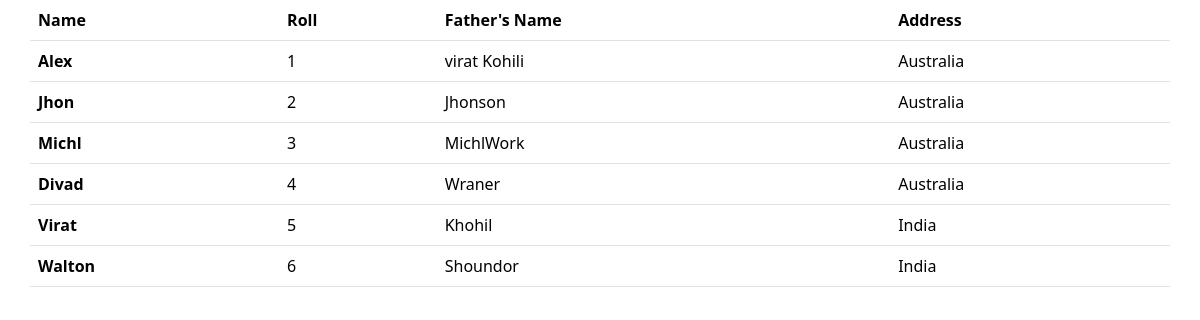
The page / on the database its author committed.
### first_app/models.py (models this page shows, shortened)
class Student(models.Model):
    name = models.CharField(max_length=20)
    roll = models.IntegerField()
    father_name = models.TextField()
    address = models.TextField()

### first_app/views.py (the view)
# urls.py: path('', views.home),
def home(res):
    student = models.Student.objects.all()
    return render(res,'home.html',{'data':student})

### first_app/templates/home.html (shortened to what this page needs)
<!doctype html>
<html lang="en">
<head>
    <link href="https://cdn.jsdelivr.net/npm/bootstrap@5.3.2/dist/css/bootstrap.min.css" rel="stylesheet"
>
</head>
<body>
    {% if data %}
    <table class="table container m-auto">
        <thead>
            <tr>
                <th scope="col">Name</th>
                <th scope="col">Roll</th>
                <th scope="col">Father's Name </th>
                <th scope="col">Address</th>
            </tr>
        </thead>
        <tbody>
            {% for st in data %}
            <tr>
                <th scope="row">{{st.name}}</th>
                <td>{{st.roll}}</td>
                <td>{{st.father_name}}</td>
                <td>{{st.address}}</td>
            </tr>
            {% endfor %}
        </tbody>
    </table>
    {% else %}
    <h1>No data available to show </h1>
    {% endif %}
</body>
</html>

### rows shown on the page
Student: name "Alex", roll "1", father_name "virat Kohili", address "Australia"
Student: name "Jhon", roll "2", father_name "Jhonson", address "Australia"
Student: name "Michl", roll "3", father_name "MichlWork", address "Australia"
Student: name "Divad", roll "4", father_name "Wraner", address "Australia"
Student: name "Virat", roll "5", father_name "Khohil", address "India"
Student: name "Walton", roll "6", father_name "Shoundor", address "India"
